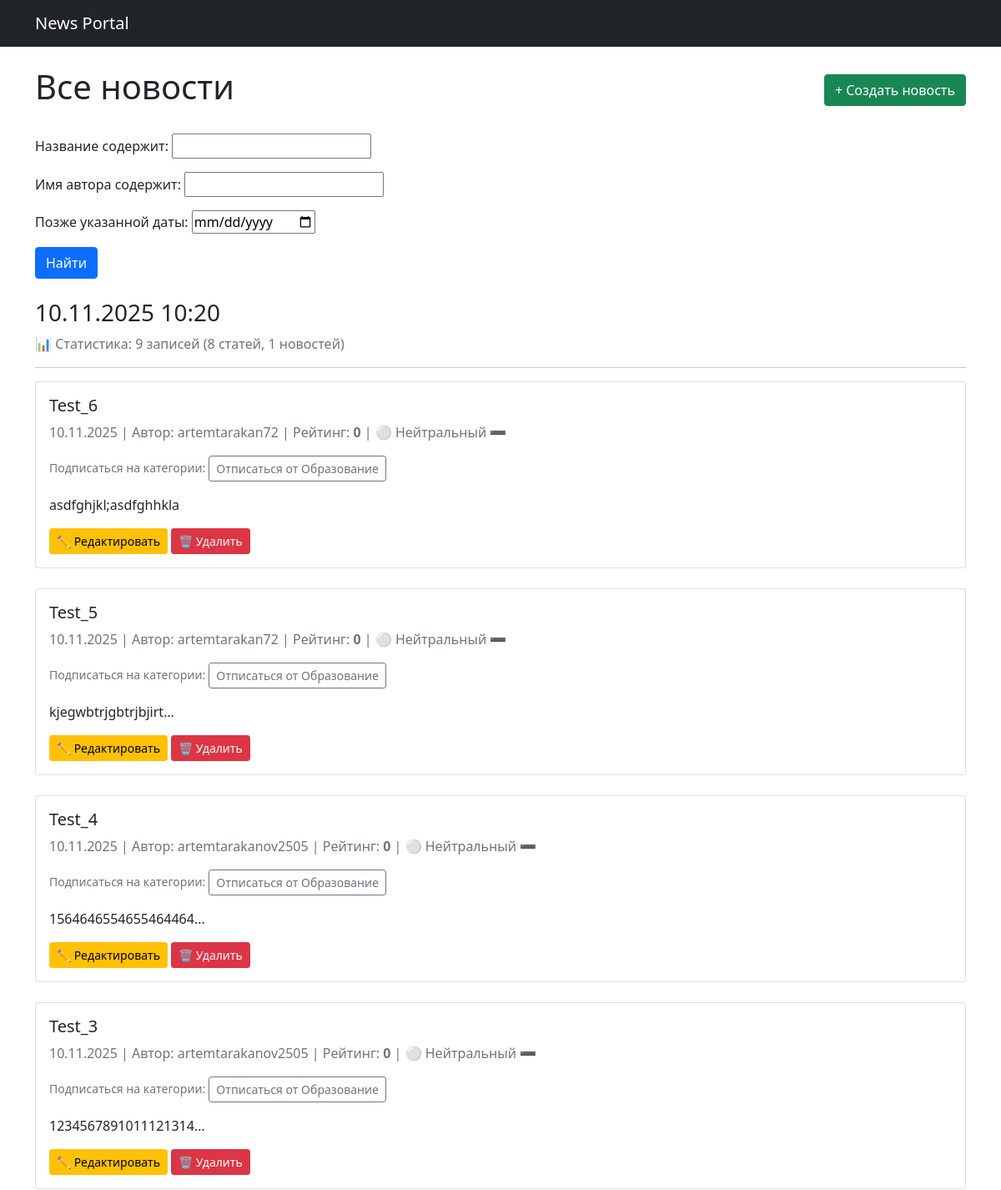
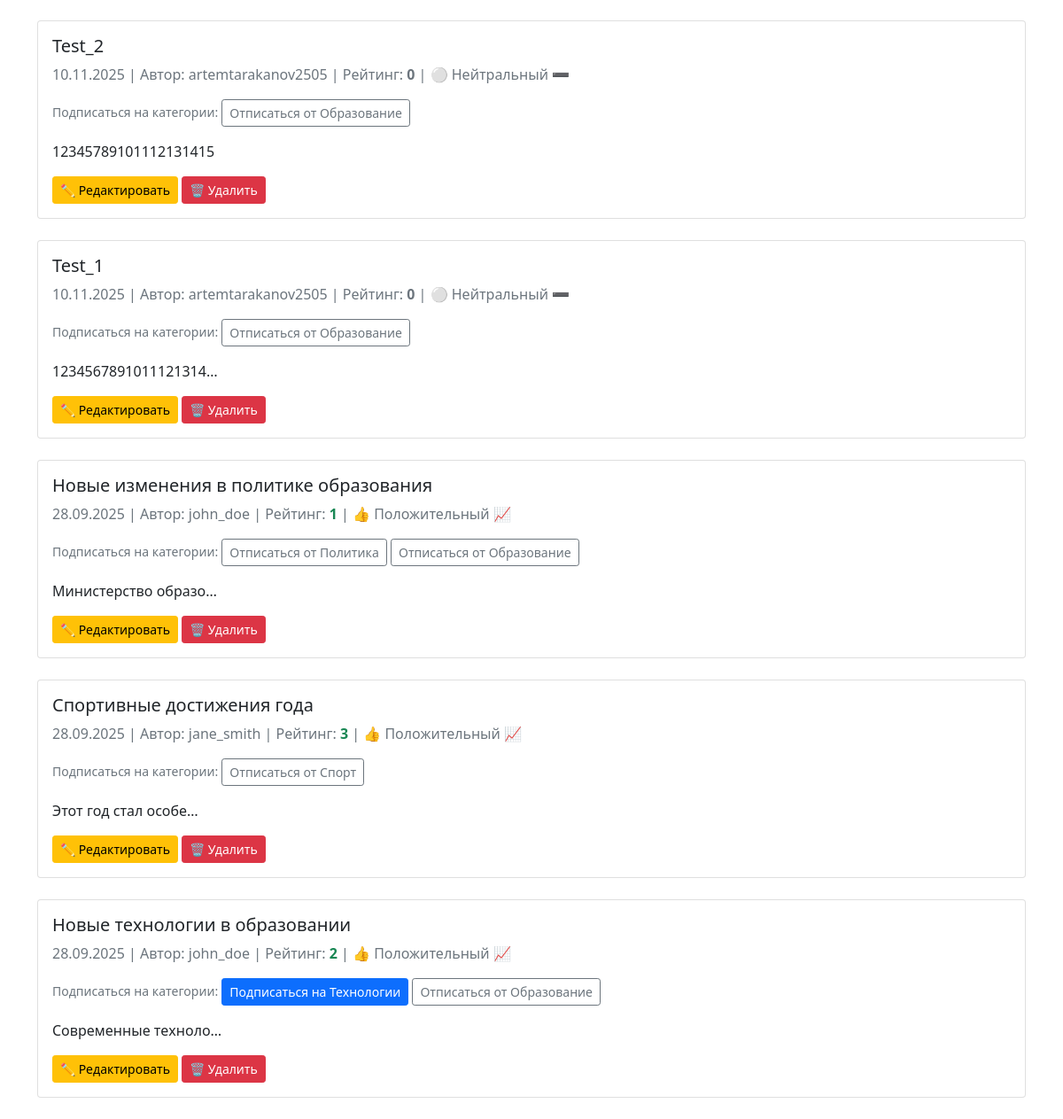
The page /news/ (signed in) on the database its author committed (2 pictures, top to bottom).
### news/models.py (models this page shows, shortened)
class Post(models.Model):
    ARTICLE = 'AR'
    NEWS = 'NW'
    CATEGORY_CHOICES = [
        (ARTICLE, 'Статья'),
        (NEWS, 'Новость'),
    ]
    author = models.ForeignKey(Author, on_delete=models.CASCADE)
    category_type = models.CharField(max_length=2, choices=CATEGORY_CHOICES, default=ARTICLE)
    date_creation = models.DateTimeField(auto_now_add=True)
    categories = models.ManyToManyField(Category, through='PostCategory')
    title = models.CharField(max_length=128)
    text = models.TextField()
    rating = models.SmallIntegerField(default=0)

class Author(models.Model):
    user = models.OneToOneField(User, on_delete=models.CASCADE)
    rating = models.SmallIntegerField(default=0)

class Category(models.Model):
    name = models.CharField(max_length=64, unique=True)
    subscribers = models.ManyToManyField(User, through='Subscription', related_name='categories')
    class Meta:
        verbose_name_plural = "Categories"

### news/views.py (the view)
# urls.py: path('', NewsList.as_view(), name='news_list'),
class NewsList(ListView):
    model = Post
    ordering = '-date_creation'
    template_name = 'news.html'
    context_object_name = 'news'
    paginate_by = 10
    def get_queryset(self):
        queryset = super().get_queryset()
        self.filterset = PostFilter(self.request.GET, queryset)
        return self.filterset.qs
    def get_context_data(self, **kwargs):
        context = super().get_context_data(**kwargs)
        context['filterset'] = self.filterset
        return context

### news/templatetags/news_filters.py (called while the page is built)
@register.filter()
def rating_color(value):
    if value > 0:
        return "text-success"  # зеленый цвет для положительного
    elif value < 0:
        return "text-danger"   # красный цвет для отрицательного
    else:
        return "text-muted"    # серый цвет для нулевого

@register.filter()
def rating_label(value, label_type='color'):
    if label_type == 'text':
        if value > 0:
            return "👍 Положительный"
        elif value < 0:
            return "👎 Отрицательный"
        else:
            return "⚪ Нейтральный"
    elif label_type == 'icon':
        if value > 0:
            return "📈"
        elif value < 0:
            return "📉"
        else:
            return "➖"
    else:
        return rating_color(value)

@register.filter()
def censor(value):
    if not isinstance(value, str):
        raise ValueError
    bad_words = ['редиска', 'плохой', 'нехороший', 'дурак']
    for word in bad_words:
        censored_word = word[0] + '*' * (len(word) - 1)
        value = value.replace(word, censored_word)
        value = value.replace(word.capitalize(), censored_word)
    return value

### news/templatetags/news_tags.py (called while the page is built)
@register.simple_tag()
def current_time(format_string='%d.%m.%Y'):
    return datetime.utcnow().strftime(format_string)

@register.simple_tag()
def news_stats():
    from ..models import Post
    total = Post.objects.count()
    articles = Post.objects.filter(category_type='AR').count()
    news_count = Post.objects.filter(category_type='NW').count()
    return f"📊 Статистика: {total} записей ({articles} статей, {news_count} новостей)"

### templates/news.html (shortened to what this page needs)
{% extends 'flatpages/default.html' %}
{% load news_filters %}
{% load news_tags %}
{% block content %}
    <div class="d-flex justify-content-between align-items-center mb-4">
        <h1>Все новости</h1>
        <a href="{% url 'news_create' %}" class="btn btn-success">+ Создать новость</a>
    </div>
    <form action="" method="get" class="mb-4">
        {{ filterset.form.as_p }}
        <input type="submit" value="Найти" class="btn btn-primary" />
    </form>
    <h3>{% current_time '%d.%m.%Y %H:%M' %}</h3>
    <p class="text-muted">{% news_stats %}</p>
    <hr>
    {% if news %}
        {% for item in news %}
            <div class="card mb-4">
                <div class="card-body">
                    <h5 class="card-title">{{ item.title|censor }}</h5>
                    <p class="text-muted">
                        {{ item.date_creation|date:'d.m.Y' }} |
                        Автор: {{ item.author.user.username }} |
                        Рейтинг:
                        <span class="{{ item.rating|rating_color }}">
                            <strong>{{ item.rating }}</strong>
                        </span>
                        |
                        {{ item.rating|rating_label:'text' }}
                        {{ item.rating|rating_label:'icon' }}
                    </p>
                    {% if user.is_authenticated %}
                        <div class="mb-3">
                            <small class="text-muted">Подписаться на категории:</small>
                            {% for category in item.categories.all %}
                                {% if user in category.subscribers.all %}
                                    <a href="{% url 'unsubscribe' category.id %}" class="btn btn-outline-secondary btn-sm">Отписаться от {{ category.name }}</a>
                                {% else %}
                                    <a href="{% url 'subscribe' category.id %}" class="btn btn-primary btn-sm">Подписаться на {{ category.name }}</a>
                                {% endif %}
                            {% endfor %}
                        </div>
                    {% endif %}
                    <p class="card-text">{{ item.text|censor|truncatechars:20 }}</p>
                    <div class="mt-3">
                        <a href="{% url 'news_edit' item.pk %}" class="btn btn-warning btn-sm">✏️ Редактировать</a>
                        <a href="{% url 'news_delete' item.pk %}" class="btn btn-danger btn-sm">🗑️ Удалить</a>
                    </div>
                </div>
            </div>
        {% endfor %}
    {% else %}
        <h2>Новостей нет!</h2>
    {% endif %}
{% endblock content %}

### rows shown on the page
Post: title|censor "Test_6", date_creation "10.11.2025", author.user.username "artemtarakan72", rating "0", rating|rating_label "⚪ Нейтральный", rating|rating_label "➖", text|censor "asdfghjkl;asdfghhkla"
Category: name "Образование"
Post: title|censor "Test_5", date_creation "10.11.2025", author.user.username "artemtarakan72", rating "0", rating|rating_label "⚪ Нейтральный", rating|rating_label "➖", text|censor "kjegwbtrjgbtrjbjirt…"
Post: title|censor "Test_4", date_creation "10.11.2025", author.user.username "artemtarakanov2505", rating "0", rating|rating_label "⚪ Нейтральный", rating|rating_label "➖", text|censor "1564646554655464464…"
Post: title|censor "Test_3", date_creation "10.11.2025", author.user.username "artemtarakanov2505", rating "0", rating|rating_label "⚪ Нейтральный", rating|rating_label "➖", text|censor "1234567891011121314…"
Post: title|censor "Test_2", date_creation "10.11.2025", author.user.username "artemtarakanov2505", rating "0", rating|rating_label "⚪ Нейтральный", rating|rating_label "➖", text|censor "12345789101112131415"
Post: title|censor "Test_1", date_creation "10.11.2025", author.user.username "artemtarakanov2505", rating "0", rating|rating_label "⚪ Нейтральный", rating|rating_label "➖", text|censor "1234567891011121314…"
Post: title|censor "Новые изменения в политике образования", date_creation "28.09.2025", author.user.username "john_doe", rating "1", rating|rating_label "👍 Положительный", rating|rating_label "📈", text|censor "Министерство образо…"
Category: name "Политика"
Post: title|censor "Спортивные достижения года", date_creation "28.09.2025", author.user.username "jane_smith", rating "3", rating|rating_label "👍 Положительный", rating|rating_label "📈", text|censor "Этот год стал особе…"
Category: name "Спорт"
Post: title|censor "Новые технологии в образовании", date_creation "28.09.2025", author.user.username "john_doe", rating "2", rating|rating_label "👍 Положительный", rating|rating_label "📈", text|censor "Современные техноло…"
Category: name "Технологии"
